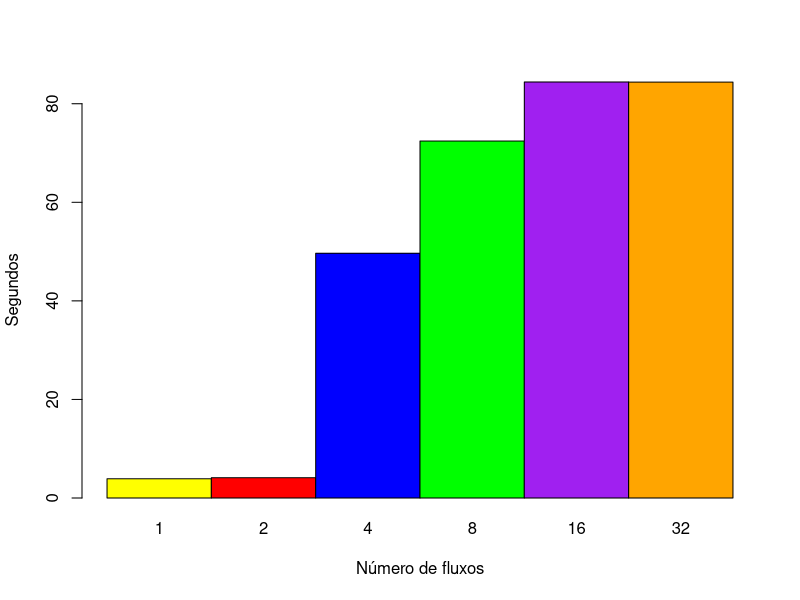

This chart was generated by the following R code:
names = c("1", "2", "4", "8", "16", "32")
cores = c("yellow", "red", "blue", "green", "purple", "orange")

vals <- c(3.9009025, 4.121629375, 49.654947875, 72.432384, 84.409318875, 84.387548875)

mat <- matrix(vals, nrow=6, ncol=1)
y_lim <- range(0, vals)

pdf("msgs.pdf")

barplot(mat, main="", xlab="Número de fluxos", ylab="Segundos", ylim=y_lim, col=c("yellow", "red", "blue", "green", "purple", "orange"),
  names.arg=names, beside=TRUE)
